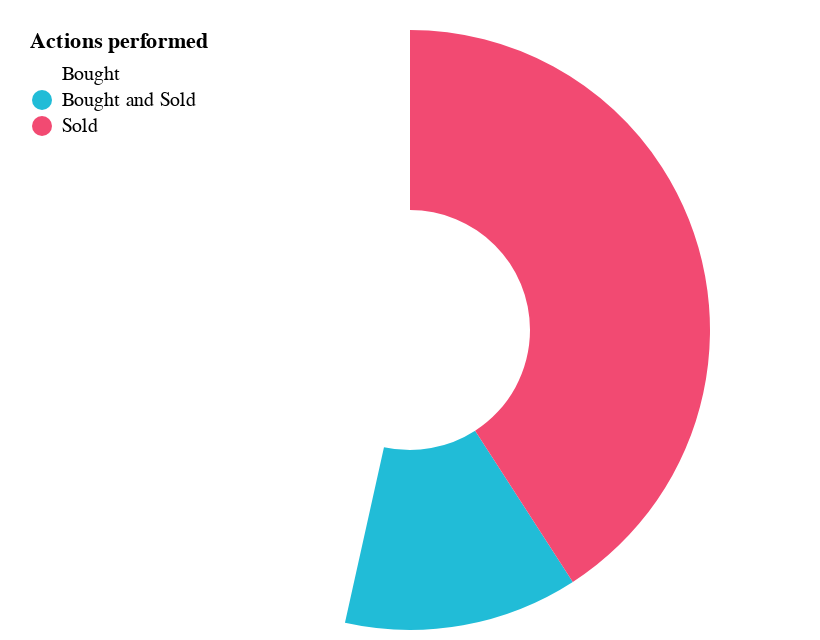

Notebook source saved alongside this figure:
### Code cell
cp.sender_airdrop_op_charts(dp.sender_airdrop_op_df, dp.sender_airdrop_op_df.columns)

### Figure 1 — Vega-Lite specification as saved in the notebook (floating-point values rounded to 4 significant figures)
{"config": {"view": {"continuousWidth": 400, "continuousHeight": 300, "strokeOpacity": 0}}, "data": {"name": "data-b5d5eaf9b1c23d40becd2237611042e2"}, "mark": {"type": "arc", "innerRadius": 60}, "encoding": {"color": {"field": "Actions performed", "legend": {"direction": "vertical", "legendY": -10, "orient": "none", "padding": 10}, "scale": {"domain": ["Bought", "Bought and Sold", "Sold"], "range": ["#ffffff", "#21bcd7", "#F24A72"]}, "type": "nominal"}, "theta": {"field": "Number of users", "type": "quantitative"}, "tooltip": [{"field": "Number of users", "type": "nominal"}, {"field": "Actions performed", "type": "nominal"}]}, "$schema": "https://vega.github.io/schema/vega-lite/v4.17.0.json", "datasets": {"data-b5d5eaf9b1c23d40becd2237611042e2": [{"Actions performed": "Bought", "Number of users": 107}, {"Actions performed": "Bought and Sold", "Number of users": 29}, {"Actions performed": "Sold", "Number of users": 94}]}}
